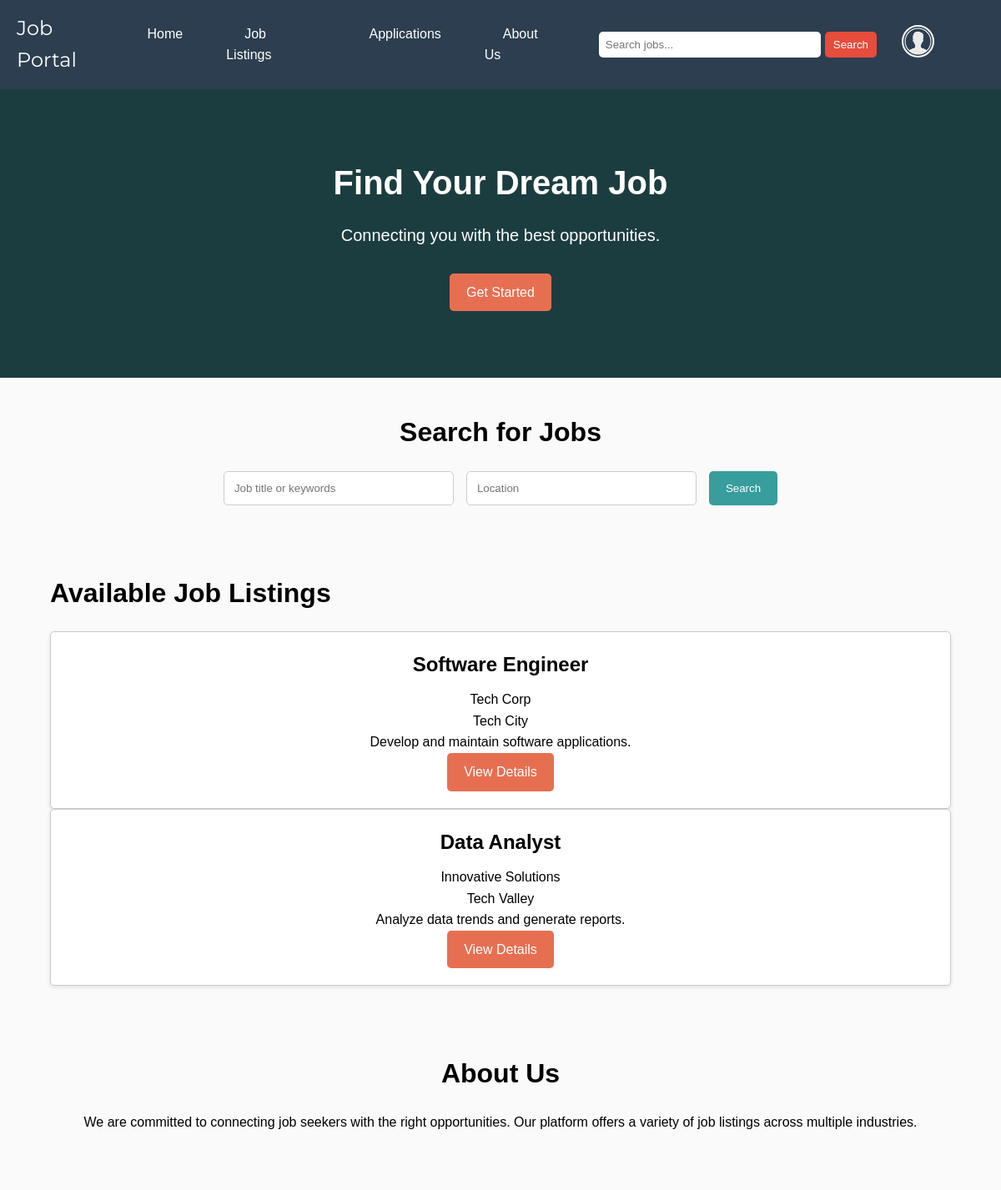
The page /home.php (signed in) on the database its author committed.
### tables this page shows
CREATE TABLE `jobs` (
  `job_id` int(11) NOT NULL AUTO_INCREMENT,
  `company_id` int(11) NOT NULL,
  `job_title` varchar(255) NOT NULL,
  `description` text NOT NULL,
  `location` varchar(255) NOT NULL,
  `salary` decimal(10,2) DEFAULT NULL,
  `posted_at` timestamp NOT NULL DEFAULT current_timestamp(),
  PRIMARY KEY (`job_id`),
  FOREIGN KEY (`company_id`) REFERENCES `companies`(`company_id`) ON DELETE CASCADE
);

CREATE TABLE `companies` (
  `company_id` int(11) NOT NULL AUTO_INCREMENT,
  `company_name` varchar(255) NOT NULL,
  `email` varchar(100) NOT NULL UNIQUE,
  `address` text NOT NULL,
  `contact_number` varchar(20) DEFAULT NULL,
  `created_at` timestamp NOT NULL DEFAULT current_timestamp(),
  `updated_at` timestamp NOT NULL DEFAULT current_timestamp() ON UPDATE current_timestamp(),
  PRIMARY KEY (`company_id`)
);

### home.php (the view, shortened to what this page needs)
<?php include 'navbar.php'; ?>
<!DOCTYPE html>
<html lang="en">
<head>
</head>
<body>
    <header class="hero-section">
        <div class="container">
            <h1 class="hero-title">Find Your Dream Job</h1>
            <p class="hero-subtitle">Connecting you with the best opportunities.</p>
            <a href="#search" class="btn btn-primary">Get Started</a>
        </div>
    </header>
    <section id="search" class="search-section">
        <div class="container">
            <h2 class="section-title">Search for Jobs</h2>
            <form action="search.php" method="GET" class="search-form">
                <input type="text" name="keyword" placeholder="Job title or keywords" class="search-input" required>
                <input type="text" name="location" placeholder="Location" class="search-input" required>
                <button type="submit" class="btn btn-secondary">Search</button>
            </form>
        </div>
    </section>
    <section class="job-listings">
        <div class="container">
            <h2 class="section-title">Available Job Listings</h2>
            <div class="row">
                <?php
                $query = "SELECT j.job_id, j.job_title, c.company_name, j.location, j.description
                        FROM jobs j
                        JOIN companies c ON j.company_id = c.company_id";
                $result = $con->query($query);
                if ($result->num_rows > 0) {
                    while ($row = $result->fetch_assoc()) {
                        ?>
                        <div class="col-md-4 mb-4">
                            <div class="job-card">
                                <h3 class="job-title"><?php echo htmlspecialchars($row['job_title']); ?></h3>
                                <p class="company-name"><?php echo htmlspecialchars($row['company_name']); ?></p>
                                <p class="job-location"><?php echo htmlspecialchars($row['location']); ?></p>
                                <p class="job-description"><?php echo htmlspecialchars($row['description']); ?></p>
                                <a href="job-details.php?id=<?php echo $row['job_id']; ?>" class="btn btn-primary">View Details</a>
                            </div>
                        </div>
                        <?php
                    }
                } else {
                    echo '<p>No jobs available at the moment.</p>';
                }
                ?>
            </div>
        </div>
    </section>
    <section class="about-section">
        <div class="container">
            <h2 class="section-title">About Us</h2>
            <p>We are committed to connecting job seekers with the right opportunities. Our platform offers a variety of job listings across multiple industries.</p>
        </div>
    </section>
    <?php include 'footer.php'; ?>
</body>
</html>

### navbar.php (style rules this page uses)
body { margin: 0; font-family: 'Open Sans', sans-serif; background-color: #FAFAFA; }
header { display: flex; justify-content: space-between; align-items: center; background-color: #2c3e50; padding: 15px 20px; color: white; }

### home.php (style rules this page uses)
body, h1, h2, h3, p { margin: 0; padding: 0; }
body { font-family: "Sanchez", sans-serif; line-height: 1.6; }
.container { width: 90%; max-width: 1200px; margin: auto; }
.hero-section { background-color: #1c3d3f; color: #fff; padding: 80px 0; text-align: center; }
.hero-title { font-size: 2.5rem; margin-bottom: 15px; }
.hero-subtitle { font-size: 1.25rem; margin-bottom: 30px; }
.search-section { padding: 40px 0; text-align: center; }
.search-form { display: flex; justify-content: center; gap: 15px; flex-wrap: wrap; }
.search-input { padding: 12px; border: 1px solid #ccc; border-radius: 5px; width: 250px; min-width: 200px; }
.job-listings { padding: 40px 0; }
.job-card { border: 1px solid #ccc; border-radius: 5px; padding: 20px; text-align: center; transition: box-shadow 0.3s; background-color: #fff; box-shadow: 0 2px 5px rgba(0, 0, 0, 0.1); }
.job-title { font-size: 1.5rem; margin-bottom: 10px; }
.about-section { background-color: #fafafa; padding: 40px 0; text-align: center; }
.section-title { font-size: 2rem; margin-bottom: 20px; }
.btn { display: inline-block; padding: 10px 20px; border: none; border-radius: 5px; cursor: pointer; text-decoration: none; color: #fff; }
.btn-primary { background-color: #E76F51; }
.btn-secondary { background-color: #379D9D; }

### rows shown on the page
jobs: job_title "Software Engineer", company.company_name "Tech Corp", location "Tech City", description "Develop and maintain software applications."
jobs: job_title "Data Analyst", company.company_name "Innovative Solutions", location "Tech Valley", description "Analyze data trends and generate reports."
